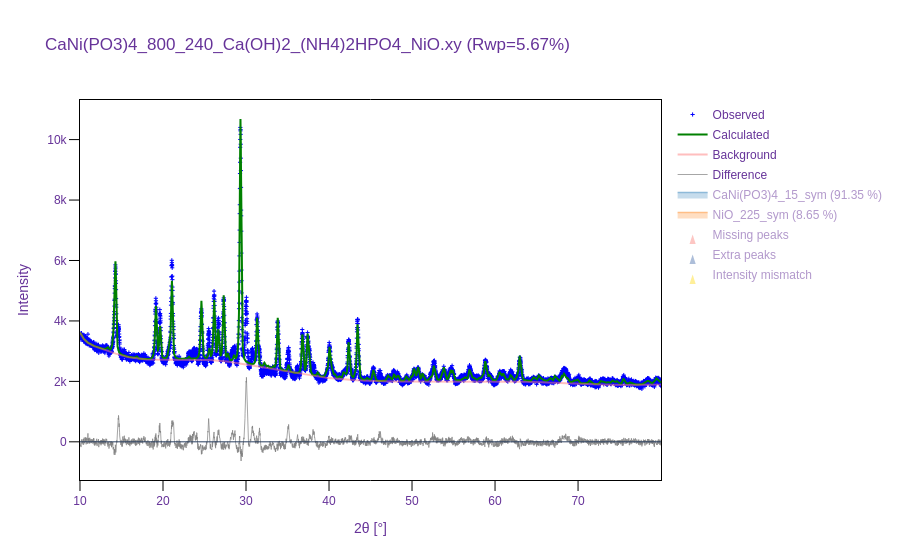

The notebook cell saved with this chart:
### Code cell
refinement.visualize()

### Figure 1 — Plotly figure (JSON) as saved in the notebook; plotly's stock layout.template omitted (floating-point values rounded to 4 significant figures; data arrays with more than 128 entries replaced by an {"elided": "..."} marker saying what was removed)
{"data": [{"marker": {"color": "blue", "size": 3, "symbol": "cross-thin-open"}, "mode": "markers", "name": "Observed", "type": "scatter", "x": {"elided": "6442 float values"}, "y": {"elided": "6442 int values"}}, {"line": {"color": "green", "width": 2}, "mode": "lines", "name": "Calculated", "type": "scatter", "x": {"elided": "6442 float values"}, "y": {"elided": "6442 float values"}}, {"line": {"color": "#FF7F7F", "width": 2}, "mode": "lines", "name": "Background", "opacity": 0.5, "type": "scatter", "x": {"elided": "6442 float values"}, "y": {"elided": "6442 float values"}}, {"hoverinfo": "skip", "line": {"color": "#808080", "width": 1}, "mode": "lines", "name": "Difference", "opacity": 0.7, "type": "scatter", "x": {"elided": "6442 float values"}, "y": {"elided": "6442 float values"}}, {"hoverinfo": "none", "legendgroup": "CaNi(PO3)4_15_sym", "line": {"color": "#1f77b4", "width": 0}, "mode": "lines", "showlegend": false, "type": "scatter", "x": {"elided": "6442 float values"}, "y": {"elided": "6442 float values"}}, {"fill": "tonexty", "legendgroup": "CaNi(PO3)4_15_sym", "line": {"color": "#1f77b4", "width": 1.5}, "mode": "lines", "name": "CaNi(PO3)4_15_sym (91.35 %)", "type": "scatter", "visible": "legendonly", "x": {"elided": "6442 float values"}, "y": {"elided": "6442 float values"}}, {"hovertemplate": "%{text}", "legendgroup": "CaNi(PO3)4_15_sym", "marker": {"color": "#1f77b4", "size": 5, "symbol": 142}, "mode": "markers", "name": "CaNi(PO3)4_15_sym (91.35 %)", "showlegend": false, "text": {"elided": "283 str values"}, "type": "scatter", "visible": "legendonly", "x": {"elided": "283 float values"}, "y": {"elided": "283 float values"}}, {"hoverinfo": "none", "legendgroup": "NiO_225_sym", "line": {"color": "#ff7f0e", "width": 0}, "mode": "lines", "showlegend": false, "type": "scatter", "x": {"elided": "6442 float values"}, "y": {"elided": "6442 float values"}}, {"fill": "tonexty", "legendgroup": "NiO_225_sym", "line": {"color": "#ff7f0e", "width": 1.5}, "mode": "lines", "name": "NiO_225_sym (8.65 %)", "type": "scatter", "visible": "legendonly", "x": {"elided": "6442 float values"}, "y": {"elided": "6442 float values"}}, {"hovertemplate": "%{text}", "legendgroup": "NiO_225_sym", "marker": {"color": "#ff7f0e", "size": 5, "symbol": 142}, "mode": "markers", "name": "NiO_225_sym (8.65 %)", "showlegend": false, "text": ["37.42, 370.83", "43.44, 565.27", "62.97, 273.95", "75.45, 96.95", "79.43, 71.42"], "type": "scatter", "visible": "legendonly", "x": [37.42, 43.44, 62.97, 75.45, 79.43], "y": [-3233.0, -3233.0, -3233.0, -3233.0, -3233.0]}, {"marker": {"color": "#f9726a", "opacity": 0.8, "size": 10, "symbol": 53}, "mode": "markers", "name": "Missing peaks", "showlegend": true, "text": ["14.67, 260.10", "15.37, 31.68", "17.74, 50.21", "23.76, 177.48", "24.08, 67.27", "28.31, 596.64", "29.74, 38.88", "30.03, 889.36", "30.81, 613.27", "32.89, 17.53", "34.38, 22.50", "35.45, 20.79", "36.18, 115.20", "38.12, 227.94", "46.09, 54.16", "82.57, 76.91", "83.71, 87.41", "90.91, 52.18", "94.96, 141.34", "35.10, 363.88", "41.89, 509.00", "28.64, 329.27", "41.89, 509.00", "23.22, 209.97"], "type": "scatter", "visible": "legendonly", "x": [14.67, 15.37, 17.74, 23.76, 24.08, 28.31, 29.74, 30.03, 30.81, 32.89, 34.38, 35.45, 36.18, 38.12, 46.09, 82.57, 83.71, 90.91, 94.96, 35.1, 41.89, 28.64, 41.89, 23.22], "y": [0.0, 0.0, 0.0, 0.0, 0.0, 0.0, 0.0, 0.0, 0.0, 0.0, 0.0, 0.0, 0.0, 0.0, 0.0, 0.0, 0.0, 0.0, 0.0, 0.0, 0.0, 0.0, 0.0, 0.0]}, {"hovertemplate": "%{text}", "marker": {"color": "#335da0", "opacity": 0.8, "size": 10, "symbol": 53}, "mode": "markers", "name": "Extra peaks", "showlegend": true, "text": ["50.72, 158.02", "50.24, 134.25", "67.19, 84.34", "51.25, 77.40"], "type": "scatter", "visible": "legendonly", "x": [50.72, 50.24, 67.19, 51.25], "y": [0.0, 0.0, 0.0, 0.0]}, {"hovertemplate": "%{text}", "marker": {"color": "#FFD700", "opacity": 0.8, "size": 10, "symbol": 53}, "mode": "markers", "name": "Intensity mismatch", "showlegend": true, "text": ["53.80, 0.00", "32.21, 0.00", "38.57, 0.00", "78.38, 0.00", "72.97, 0.00", "33.24, 0.00"], "type": "scatter", "visible": "legendonly", "x": [53.8, 32.21, 38.57, 78.38, 72.97, 33.24], "y": [0.0, 0.0, 0.0, 0.0, 0.0, 0.0]}], "layout": {"autosize": true, "font": {"color": "RebeccaPurple", "family": "Arial, sans-serif"}, "legend": {"title": {"text": ""}, "tracegroupgap": 1}, "plot_bgcolor": "white", "shapes": [{"line": {"width": 1}, "type": "line", "x0": 0, "x1": 1, "xref": "x domain", "y0": 0, "y1": 0, "yref": "y"}], "title": {"text": "CaNi(PO3)4_800_240_Ca(OH)2_(NH4)2HPO4_NiO.xy (Rwp=5.67%)"}, "xaxis": {"linecolor": "black", "linewidth": 1, "mirror": true, "range": [10.0, 79.99], "showline": true, "tickcolor": "black", "ticklen": 10, "ticks": "outside", "tickwidth": 1, "title": {"text": "2θ [°]"}}, "yaxis": {"linecolor": "black", "linewidth": 1, "mirror": true, "showline": true, "tickcolor": "black", "ticklen": 10, "ticks": "outside", "tickwidth": 1, "title": {"text": "Intensity"}}}}
